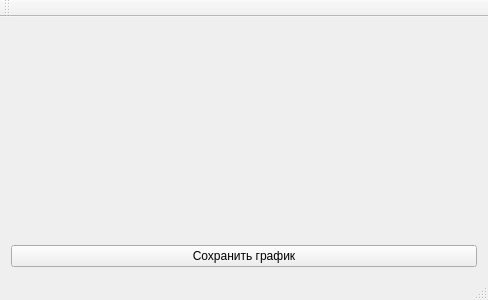
<?xml version="1.0" encoding="UTF-8"?>
<ui version="4.0">
 <class>MainWindow</class>
 <widget class="QMainWindow" name="MainWindow">
  <property name="geometry">
   <rect>
    <x>0</x>
    <y>0</y>
    <width>488</width>
    <height>300</height>
   </rect>
  </property>
  <property name="windowTitle">
   <string>График</string>
  </property>
  <widget class="QWidget" name="centralWidget">
   <layout class="QVBoxLayout" name="verticalLayout">
    <item>
     <widget class="QCustomPlot" name="customePlot" native="true"/>
    </item>
    <item>
     <widget class="QPushButton" name="btnSave">
      <property name="text">
       <string>Сохранить график</string>
      </property>
     </widget>
    </item>
   </layout>
  </widget>
  <widget class="QMenuBar" name="menuBar">
   <property name="geometry">
    <rect>
     <x>0</x>
     <y>0</y>
     <width>488</width>
     <height>20</height>
    </rect>
   </property>
  </widget>
  <widget class="QToolBar" name="mainToolBar">
   <attribute name="toolBarArea">
    <enum>TopToolBarArea</enum>
   </attribute>
   <attribute name="toolBarBreak">
    <bool>false</bool>
   </attribute>
  </widget>
  <widget class="QStatusBar" name="statusBar"/>
 </widget>
 <layoutdefault spacing="6" margin="11"/>
 <customwidgets>
  <customwidget>
   <class>QCustomPlot</class>
   <extends>QWidget</extends>
   <header>qcustomplot.h</header>
   <container>1</container>
  </customwidget>
 </customwidgets>
 <resources/>
 <connections/>
</ui>
